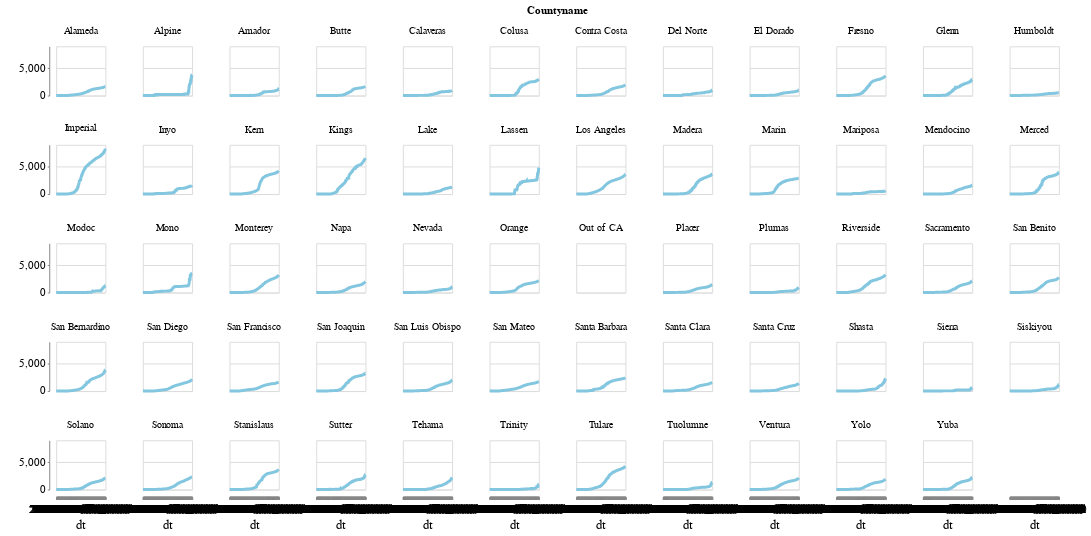

Here is the notebook cell this chart was saved with:
### Code cell
alt.Chart(ca).mark_line().encode(
    x=alt.X('dt'),
    y=alt.Y('IncidenceRate', title=""),
    facet=alt.Facet('Countyname', columns=12)
).properties(width=50, height=50)

### Figure 1 — Vega-Lite specification as saved in the notebook (floating-point values rounded to 4 significant figures; data arrays with more than 128 entries replaced by an {"elided": "..."} marker saying what was removed)
{"config": {"view": {"width": 800, "height": 450}, "background": "#ffffff", "title": {"anchor": "start", "font": "Benton Gothic Bold, sans", "fontColor": "#000000", "fontSize": 22, "fontWeight": "normal"}, "arc": {"fill": "#82c6df"}, "area": {"fill": "#82c6df"}, "line": {"stroke": "#82c6df", "strokeWidth": 3}, "path": {"stroke": "#82c6df"}, "rect": {"fill": "#82c6df"}, "shape": {"stroke": "#82c6df"}, "bar": {"fill": "#82c6df"}, "point": {"stroke": "#82c6df"}, "symbol": {"fill": "#82c6df", "size": 30}, "axis": {"titleFont": "Benton Gothic Bold, sans", "titleFontSize": 13, "titleFontWeight": "normal", "labelFont": "Benton Gothic, sans", "labelFontSize": 11.5, "labelFontWeight": "normal"}, "axisX": {"labelAngle": 0, "labelPadding": 4, "tickSize": 3}, "axisY": {"labelBaseline": "middle", "maxExtent": 45, "minExtent": 45, "tickSize": 2, "titleAlign": "left", "titleAngle": 0, "titleX": -45, "titleY": -11}, "legend": {"titleFont": "Benton Gothic Bold, sans", "titleFontSize": 13, "titleFontWeight": "normal", "symbolType": "square", "labelFont": "Benton Gothic, sans", "labelFontSize": 11.5}, "range": {"category": ["#3580b1", "#ec8431", "#ab7fb4", "#c89d29", "#adc839", "#829eb1"], "diverging": ["#e68a4f", "#f4bb6a", "#f9e39c", "#dadfe2", "#a6b7c6", "#849eae"], "heatmap": ["#fbf2c7", "#f9e39c", "#f8d36e", "#f4bb6a", "#e68a4f", "#d15a40", "#ab4232"], "ordinal": ["#fbf2c7", "#f9e39c", "#f8d36e", "#f4bb6a", "#e68a4f", "#d15a40", "#ab4232"], "ramp": ["#fbf2c7", "#f9e39c", "#f8d36e", "#f4bb6a", "#e68a4f", "#d15a40", "#ab4232"]}}, "data": {"name": "data-f79c66b60fec836ec696a773f849b50f"}, "mark": "line", "encoding": {"facet": {"type": "nominal", "columns": 12, "field": "Countyname"}, "x": {"type": "nominal", "field": "dt"}, "y": {"type": "quantitative", "field": "IncidenceRate", "title": ""}}, "height": 50, "width": 50, "$schema": "https://vega.github.io/schema/vega-lite/v4.8.1.json", "datasets": {"data-f79c66b60fec836ec696a773f849b50f": {"elided": "18054 records"}}}
